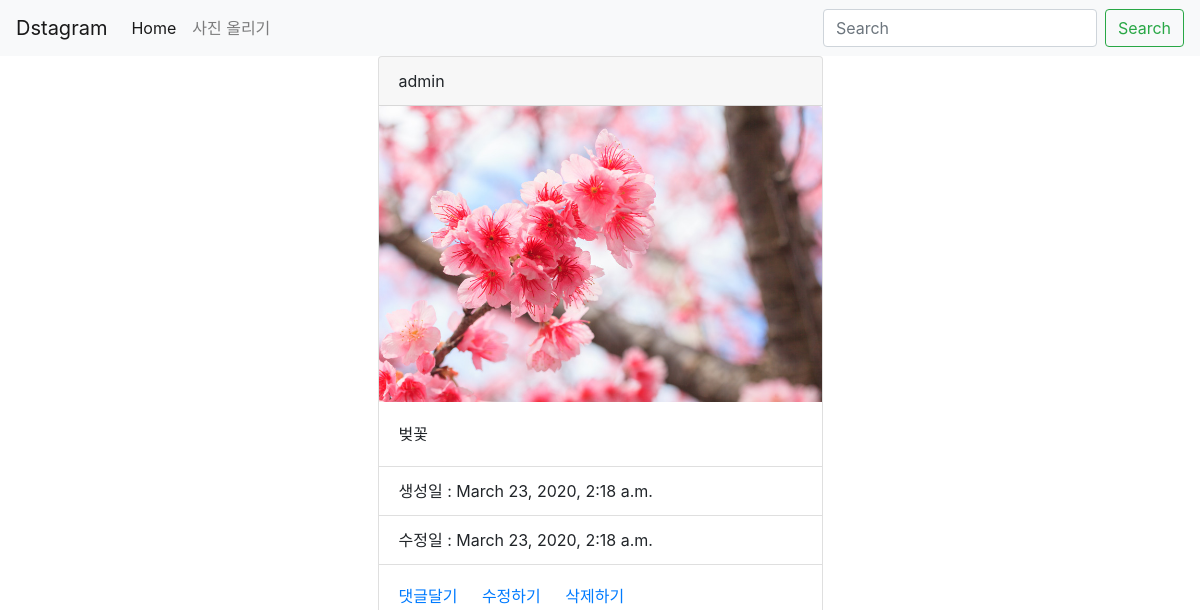
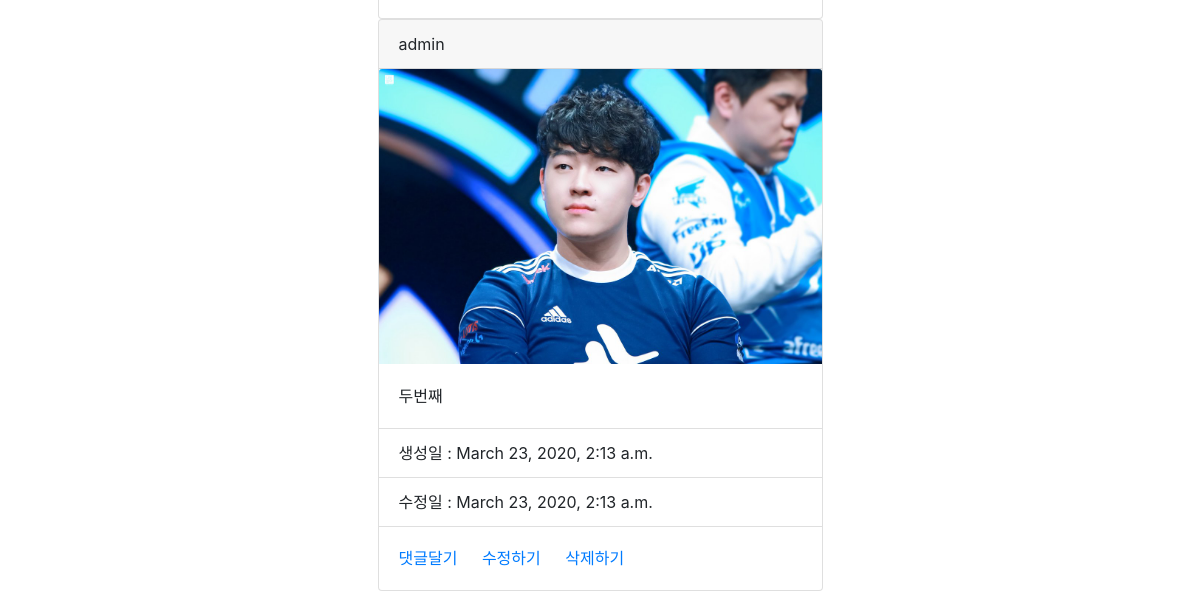
Before: / with the older database file (2 pictures, top to bottom).
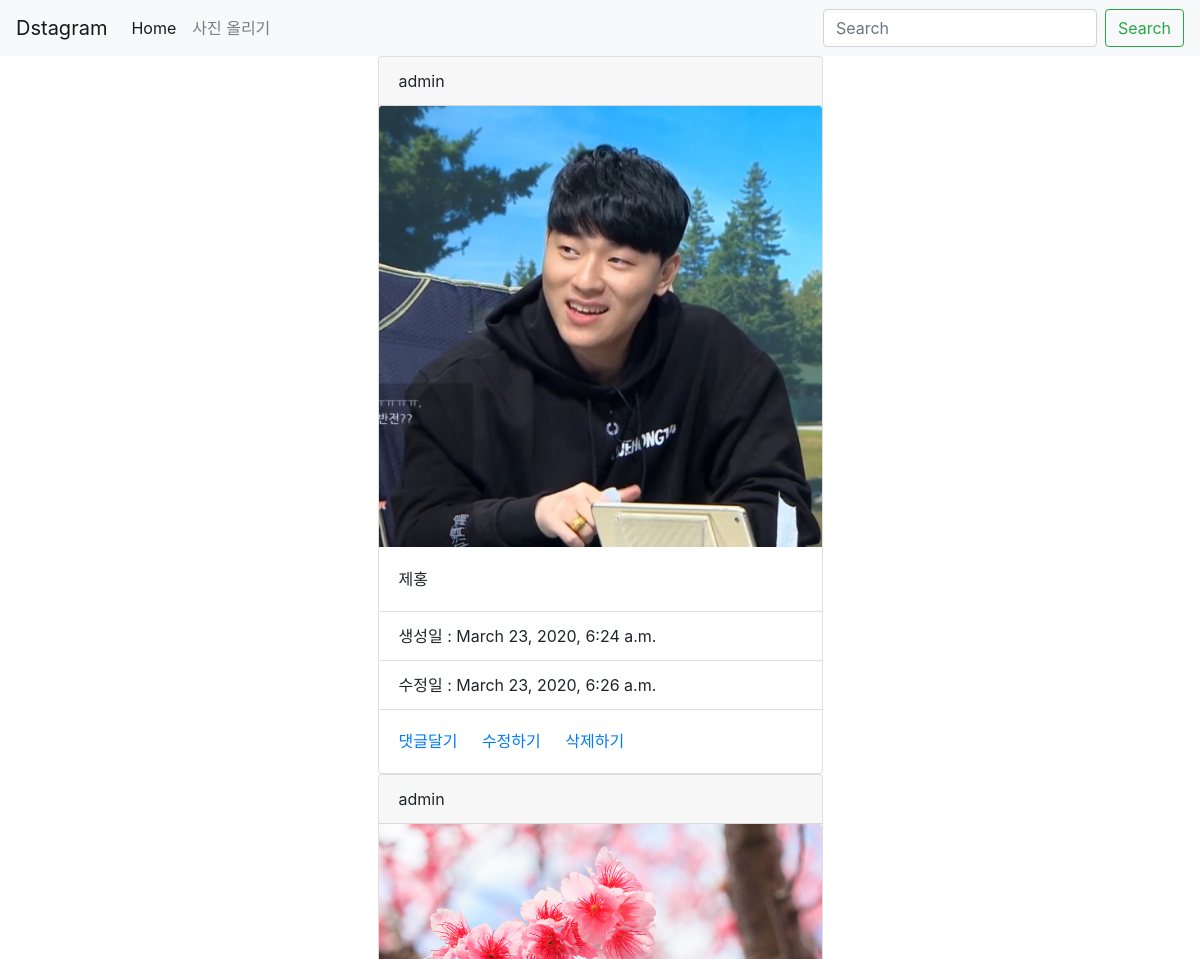
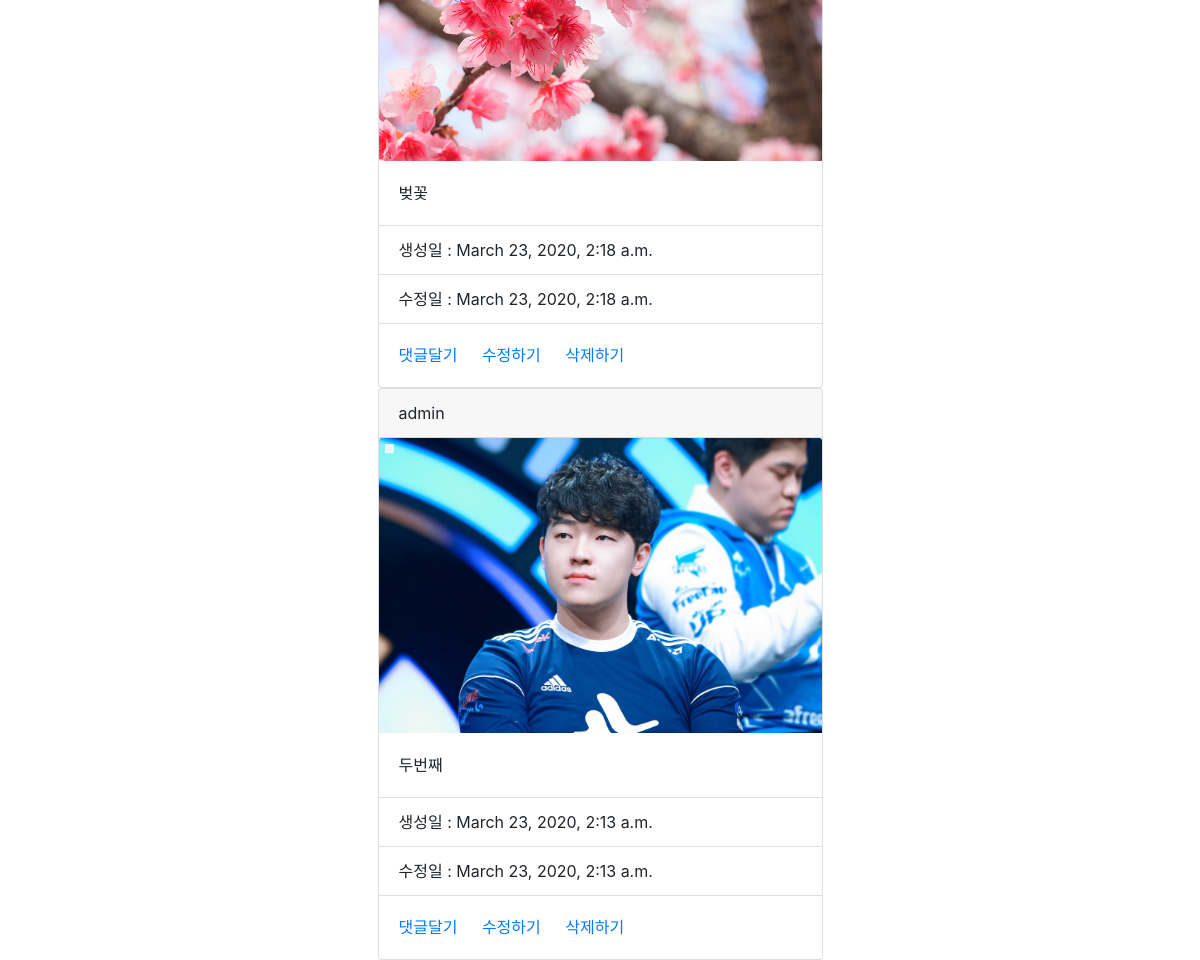
After: the same page with the newer database file (2 pictures, top to bottom).
### photo/models.py (models this page shows, shortened)
class Photo(models.Model):
    author = models.ForeignKey(User, on_delete=models.CASCADE, related_name='user')
    text = models.TextField(blank=True)
    image = models.ImageField(upload_to = 'timeline_photo/%Y/%m/%d')
    created = models.DateTimeField(auto_now_add=True)
    updated = models.DateTimeField(auto_now=True)
    class Meta:
        ordering = ['-created']

### photo/views.py (the view)
# urls.py: path("", PhotoList.as_view(), name = 'index'),
class PhotoList(ListView):
    model = Photo
    template_name_suffix = '_list'

### photo/templates/photo/photo_list.html (shortened to what this page needs)
{% extends 'base.html' %}
{% block content %}
<div class='container'>
    <div class="row">
        <div class="col"></div>
        <div class="col-5">
            {% for object in object_list %}
            <div class="card">
                <div class="card-header">
                    {{ object.author }}
                </div>
                <img src=" {{ object.image.url }}" class="card-img-top" alt="...">
                <div class="card-body">
                    <p class="card-text"> {{ object.text }} </p>
                </div>
                <ul class="list-group list-group-flush">
                    <li class="list-group-item">생성일 : {{ object.created }}</li>
                    <li class="list-group-item">수정일 : {{ object.updated }}</li>
                </ul>
                <div class="card-body">
                    <a href="{% url 'photo:detail' object.id %}" class="card-link">댓글달기</a>
                    <a href="{% url 'photo:update' object.id %}" class="card-link">수정하기</a>
                    <a href="{% url 'photo:delete' object.id %}" class="card-link">삭제하기</a>
                </div>
            </div>
            {% endfor %}
        </div>
        <div class = "col"></div>
    </div>
</div>
{% endblock %}

Changed rows visible on the page:
added Photo: author "admin", image (picture), text "제홍", created "March 23, 2020, 6:24 a.m.", updated "March 23, 2020, 6:26 a.m."
